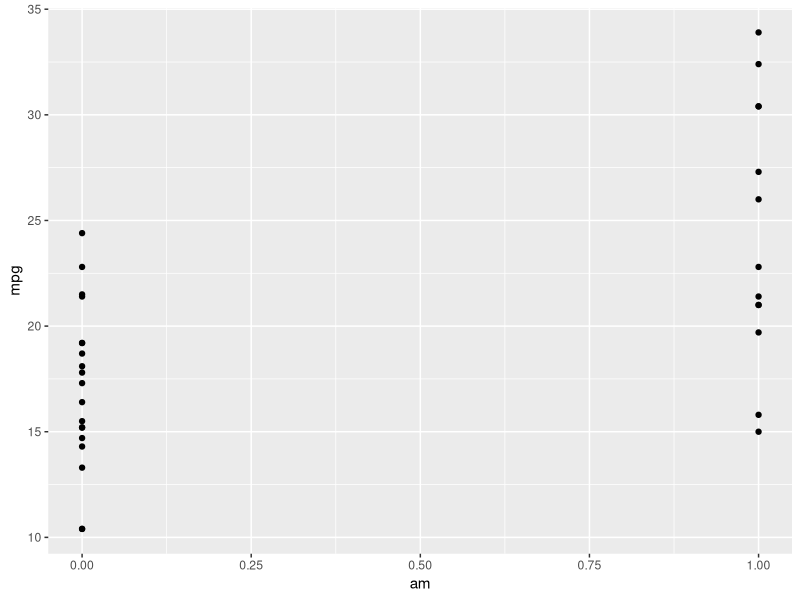
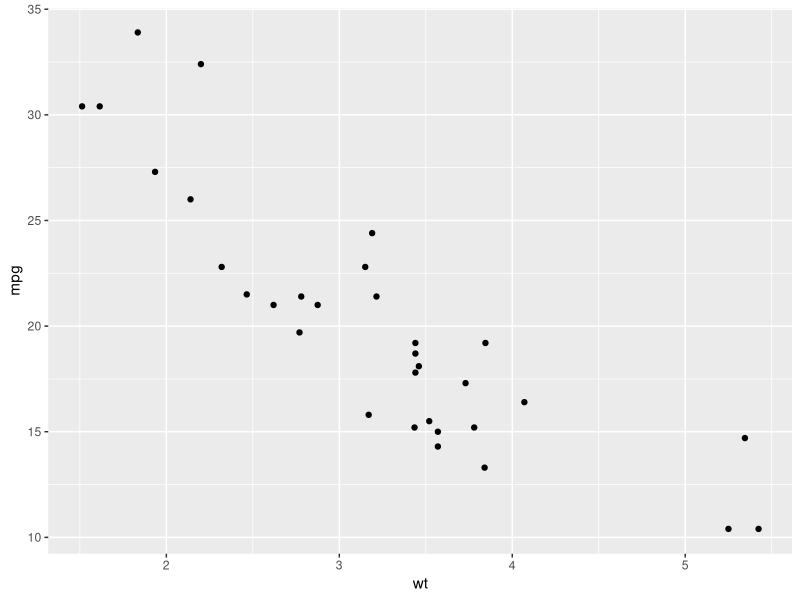
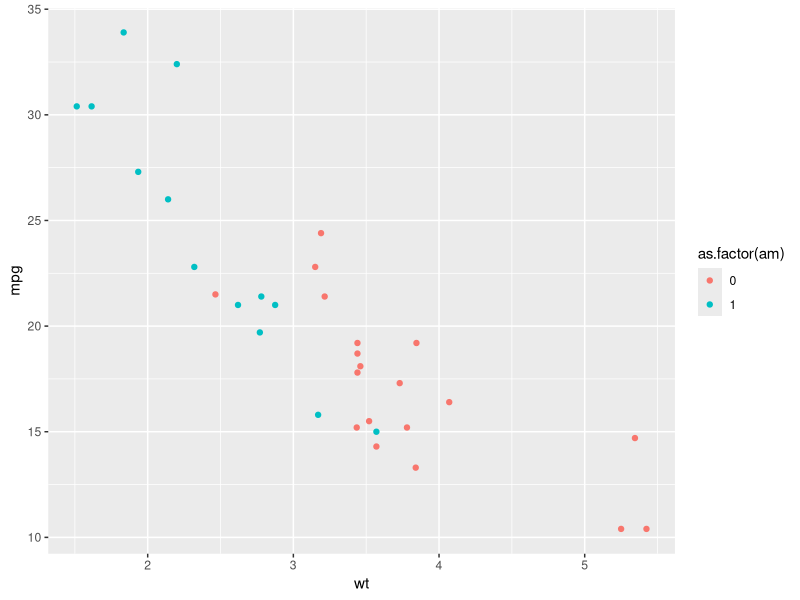
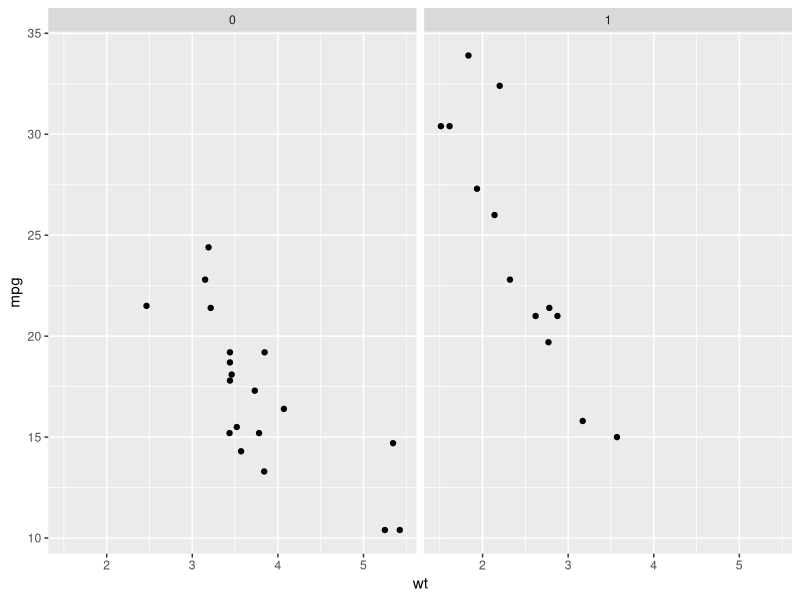
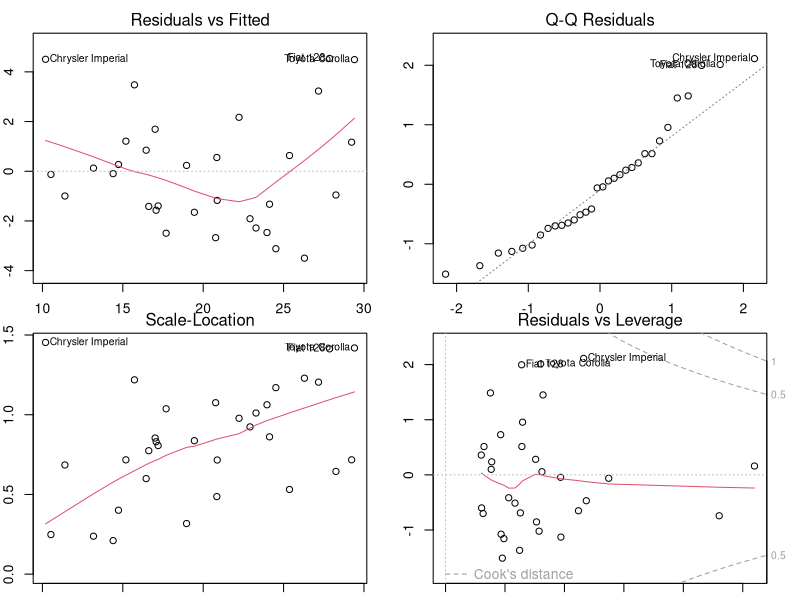
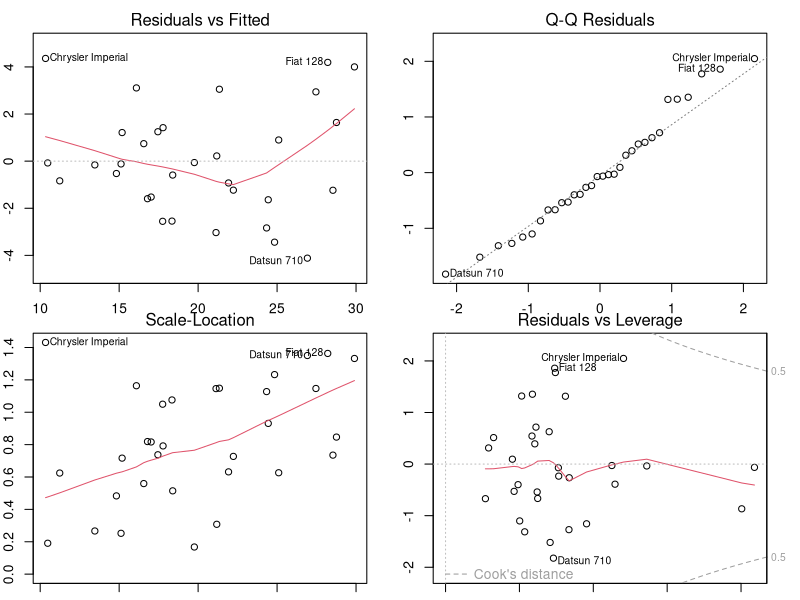

Write R code to recreate these figures, in order.
## ---- chunk 1
library(datasets)
data(mtcars)
## ---- chunk 2
apply(mtcars, 2, class)
## ---- chunk 3
summary(lm(mpg~am+wt+qsec+hp, data=mtcars))$coef
summary(lm(mpg~am+wt+qsec+carb, data=mtcars))$coef
## ---- chunk 4
a<-rbind(summary(lm(mpg~am+wt+qsec+hp, data=mtcars))[[9]],summary(lm(mpg~am+wt+qsec+carb, data=mtcars))[[9]]);b<-rbind(summary(lm(mpg~am+wt+qsec+hp, data=mtcars))[[6]],summary(lm(mpg~am+wt+qsec+carb, data=mtcars))[[6]]);c<-cbind(a,b)
colnames(c)<-c("Adjusted R Squared","Residual Standard Error");rownames(c)<-c("hp","carb");print(c)
## ---- chunk 5
mtcars$am2<-as.factor(mtcars$am)
lm(mpg~am2-1, data=mtcars)$coef
## ---- chunk 6
lm(wt~am2-1, data=mtcars)$coef
## ---- chunk 7
lm(mpg~am2*wt+qsec+hp, data=mtcars)
## ---- chunk 8
library(ggplot2)
qplot(am,mpg, data=mtcars)
## ---- chunk 9
qplot(wt,mpg, data=mtcars)
## ---- chunk 10
qplot(wt,mpg, data=mtcars, color=as.factor(am))
qplot(wt,mpg, data=mtcars, facets=.~am)
## ---- chunk 11
par(mfrow=c(2,2), mar=c(1,2,2,2))
plot(lm(mpg~am+wt+qsec+hp, data=mtcars))
## ---- chunk 12
par(mfrow=c(2,2),mar=c(1,2,2,2))
plot(lm(mpg~am+wt+qsec+carb, data=mtcars))
